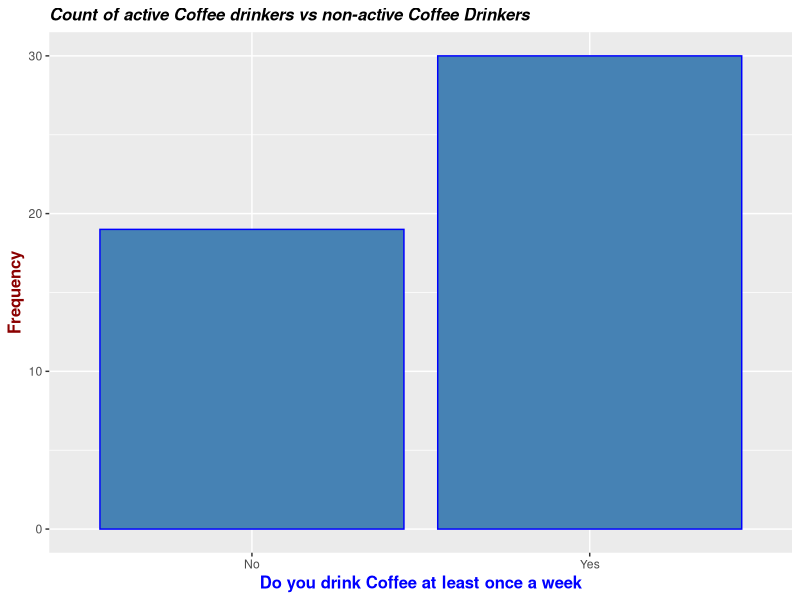
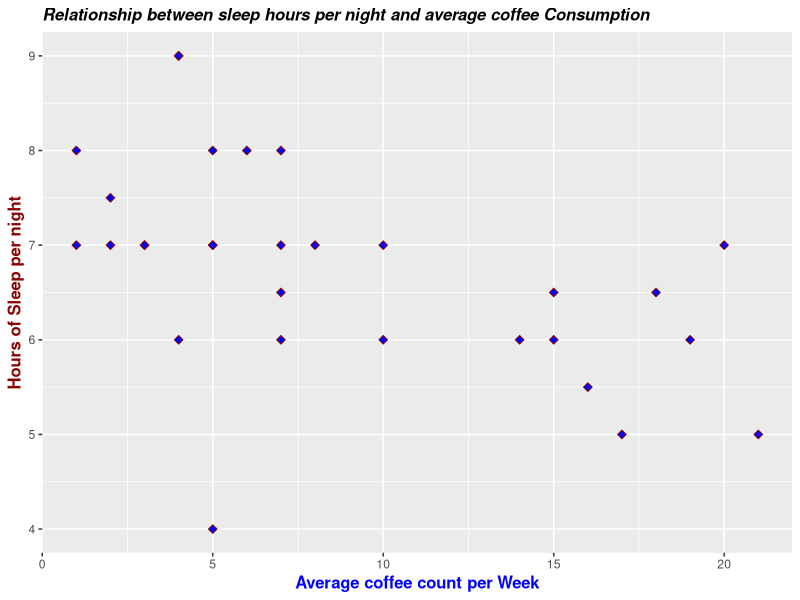
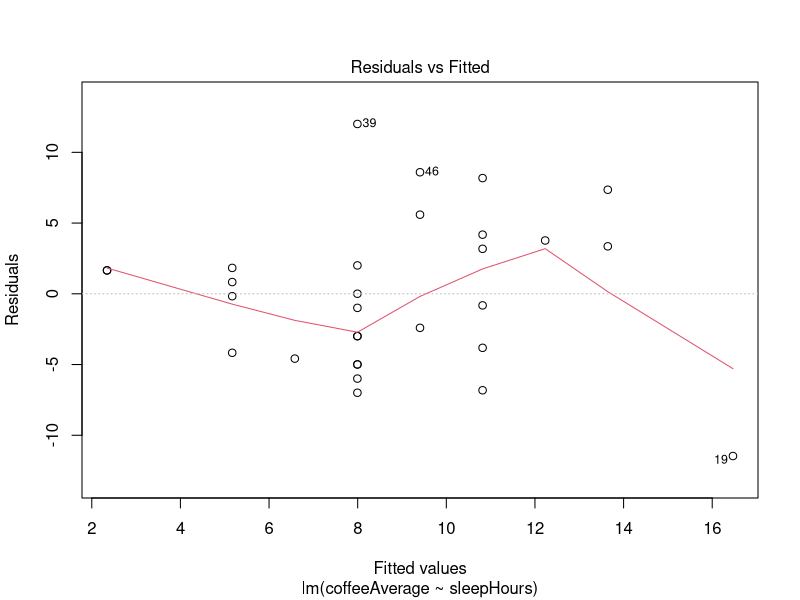
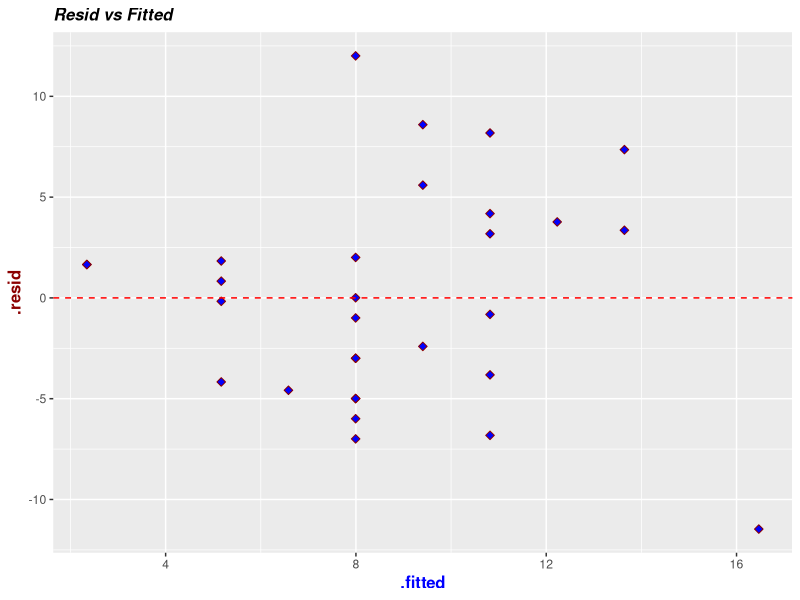
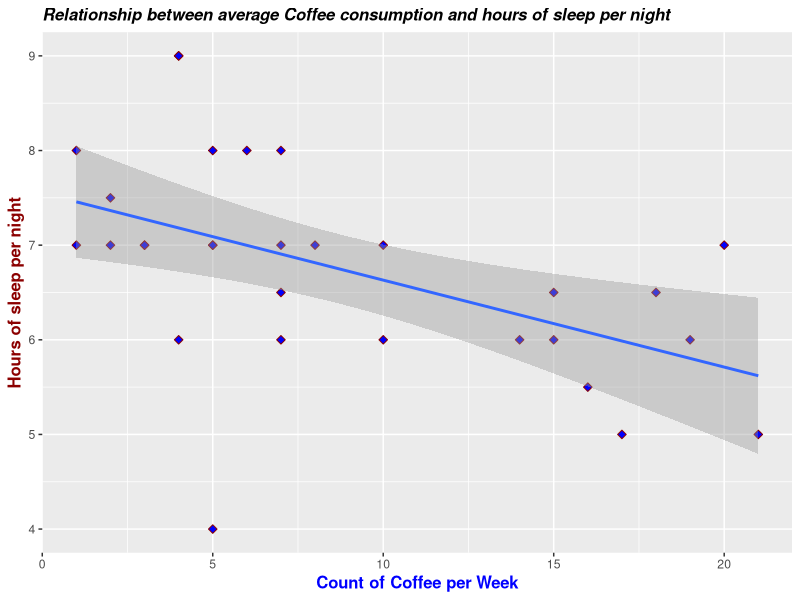
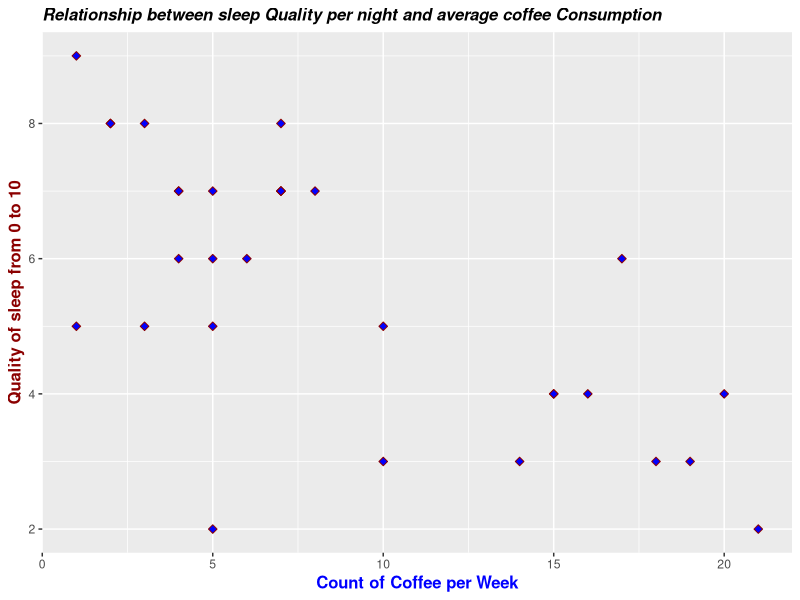
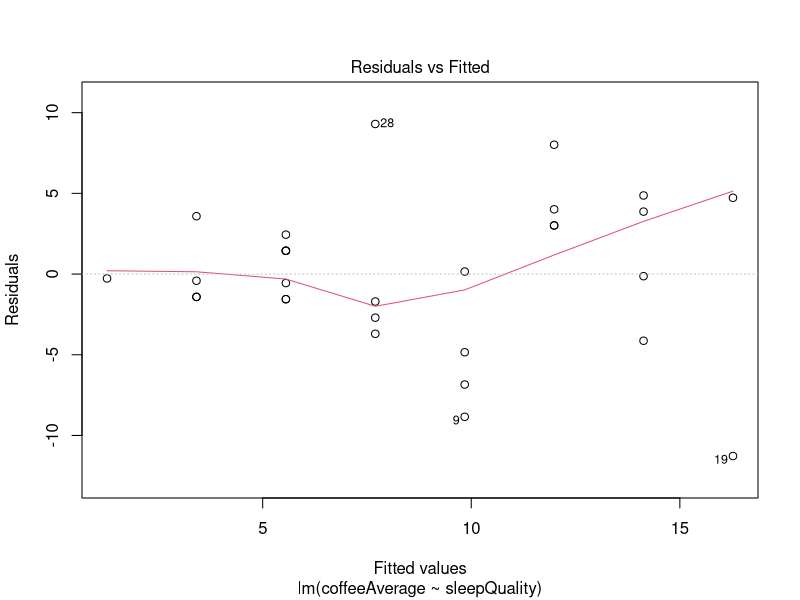
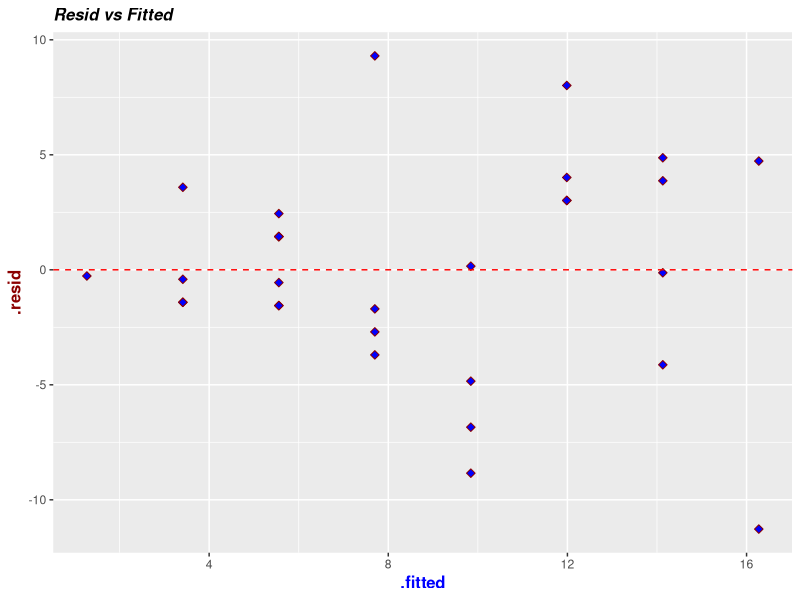

Recreate these plots in R, in order.
#Get Tidyverse for the ggplot Analysis
library(tidyverse)
# Read in the survey data
survey = read.csv("CoffeeStudy.csv")
## Size of data
dim(survey)
## classification of data
str(survey)
## First Plot
ggplot(survey, aes(x = Would.you.consider.yourself.an.active.coffee.drinker...Drink.Coffee.at.least.once.a.Week.)) +
  geom_bar(color="blue", fill="steelblue") +              
  xlab("Do you drink Coffee at least once a week") +
  ylab("Frequency") + 
  ggtitle("Count of active Coffee drinkers vs non-active Coffee Drinkers") + theme(
    plot.title = element_text(color="black", size=12, face="bold.italic" ),
    axis.title.x = element_text(color="blue", size=12, face="bold"),
    axis.title.y = element_text(color="darkred", size=12, face="bold")
  )

# Rename column where names is "Sepal.Length"
names(survey)[names(survey) == "Are.you.a.University.Student."] <- "isStudent"
names(survey)[names(survey) == "How.many.years.have.you.already.been.at.University."] <- "universityYears"
names(survey)[names(survey) == "How.old.are.you"] <- "age"
names(survey)[names(survey) == "How.many.hours.do.you.sleep.per.night.on.average."] <- "sleepHours"
names(survey)[names(survey) == "How.would.you.consider.your.sleep.quality."] <- "sleepQuality"
names(survey)[names(survey) == "Would.you.consider.yourself.an.active.coffee.drinker...Drink.Coffee.at.least.once.a.Week."] <- "activeCoffeeDrinker"
names(survey)[names(survey) == "What.sort.of.Coffee.do.you.drink.at.least.once.a.Week."] <- "coffeeSort"
names(survey)[names(survey) == "On.Average..How.many.Coffees.do.you.drink.a.week."] <- "coffeeAverage"
names(survey)[names(survey) == "How.many.years.have.you.drank.coffee.at.least.once.a.week."] <- "yearsCoffee"
names(survey)[names(survey) == "Where.do.you.usually.get.your.coffee.from"] <- "coffeeSource"
names(survey)[names(survey) == "On.What.times.of.the.day.do.you.usually.drink.your.coffee."] <- "coffeTimes"

#Drop all empty value rows out of the table and reassign it to the survey table
survey <- na.omit(survey)

## Relation between coffeeAverage and Sleephours
ggplot(survey, aes(x = coffeeAverage, y = sleepHours)) +
  geom_point(shape=23, fill="blue", color="darkred", size=2) +               
  xlab("Average coffee count per Week") +
  ylab("Hours of Sleep per night") + 
  ggtitle("Relationship between sleep hours per night and average coffee Consumption") + theme(
    plot.title = element_text(color="black", size=12, face="bold.italic" ),
    axis.title.x = element_text(color="blue", size=12, face="bold"),
    axis.title.y = element_text(color="darkred", size=12, face="bold")
  )

### Fitting the model
#Fit a model for Count of Coffee per Week to sleephours
fit <- lm(coffeeAverage~ sleepHours, data = survey)
fit # print
summary(fit)

### Correlation
cor(survey$coffeeAverage,survey$sleepHours)

### Resid vs Fitted
# we use plot() on the `fit` object 
plot(fit, which = 1) 

### Resid vs Fitted - ggplot
ggplot(fit, aes(x = .fitted, y = .resid)) +
  geom_point(shape=23, fill="blue", color="darkred", size=2) +
  geom_hline(yintercept = 0, linetype = "dashed", colour = "red") +
  ggtitle("Resid vs Fitted") + theme(
    plot.title = element_text(color="black", size=12, face="bold.italic" ),
    axis.title.x = element_text(color="blue", size=12, face="bold"),
    axis.title.y = element_text(color="darkred", size=12, face="bold")
  )

### Integrated
ggplot(survey, aes(x = coffeeAverage, y = sleepHours)) +
  geom_point(shape=23, fill="blue", color="darkred", size=2) +                
  geom_smooth(method = "lm") +  # *NEW* add linear regression model
  xlab("Count of Coffee per Week") +
  ylab("Hours of sleep per night") + 
  ggtitle("Relationship between average Coffee consumption and hours of sleep per night") + theme(
    plot.title = element_text(color="black", size=12, face="bold.italic" ),
    axis.title.x = element_text(color="blue", size=12, face="bold"),
    axis.title.y = element_text(color="darkred", size=12, face="bold")
  )

# Quick look at top 5 rows of data
ggplot(survey, aes(x = coffeeAverage, y = sleepQuality)) +
  geom_point(shape=23, fill="blue", color="darkred", size=2) +                # then, generate a scatter plot layer, PLUS...
  # it would be a good idea to further improve the aesthetics of the plot
  xlab("Count of Coffee per Week") +
  ylab("Quality of sleep from 0 to 10") + 
  ggtitle("Relationship between sleep Quality per night and average coffee Consumption") + theme(
    plot.title = element_text(color="black", size=12, face="bold.italic" ),
    axis.title.x = element_text(color="blue", size=12, face="bold"),
    axis.title.y = element_text(color="darkred", size=12, face="bold")
  )

#Fit a model for Count of Coffee per Week to sleepQuality
fit <- lm(coffeeAverage~ sleepQuality, data = survey)
fit # print
summary(fit)


cor(survey$coffeeAverage, survey$sleepQuality) #

# we use plot() on the `fit` object 
plot(fit, which = 1) 

## Fitted vs residuals
ggplot(fit, aes(x = .fitted, y = .resid)) +
  geom_point(shape=23, fill="blue", color="darkred", size=2) +
  geom_hline(yintercept = 0, linetype = "dashed", colour = "red") +
  ggtitle("Resid vs Fitted") + theme(
    plot.title = element_text(color="black", size=12, face="bold.italic" ),
    axis.title.x = element_text(color="blue", size=12, face="bold"),
    axis.title.y = element_text(color="darkred", size=12, face="bold")
  )

ggplot(survey, aes(x = coffeeAverage, y = sleepQuality)) +
  geom_point(shape=23, fill="blue", color="darkred", size=2) +                
  geom_smooth(method = "lm") +  # *NEW* add linear regression model
  xlab("Count of Coffee per Week") +
  ylab("Quality of Sleep per night") + 
  ggtitle("Relationship between average Coffee consumption and quality of sleep") + theme(
    plot.title = element_text(color="black", size=12, face="bold.italic" ),
    axis.title.x = element_text(color="blue", size=12, face="bold"),
    axis.title.y = element_text(color="darkred", size=12, face="bold")
  )

